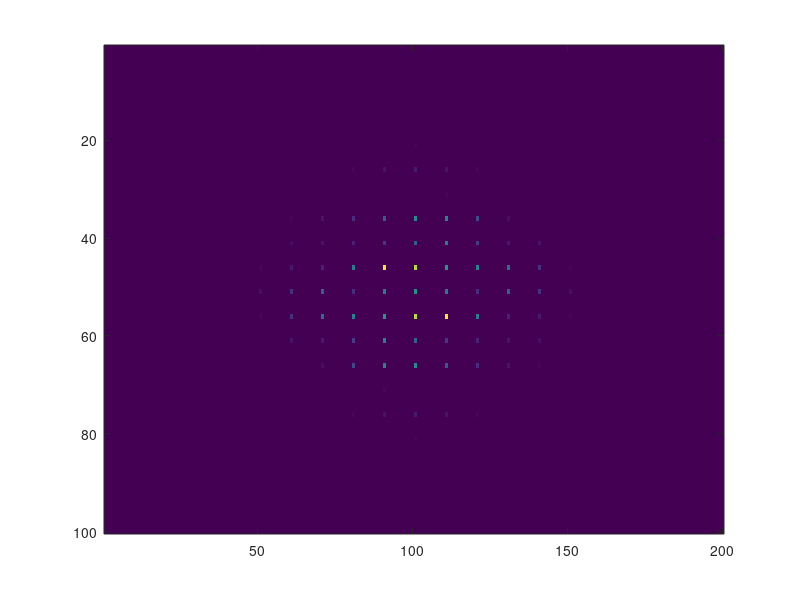

MATLAB code for this plot:
% 1. Take a 2D signal matrix

% 2. In the case of Radar signal processing. Convert the signal in MxN matrix, 
% where M is the size of Range FFT samples and N is the size of Doppler FFT samples:

% signal  = reshape(signal, [M, N]);

% 3. Run the 2D FFT across both the dimensions.
% Y = fft2(X) returns the 2D FFT of a matrix using a fast Fourier transform algorithm, 
% which is equivalent to computing fft(fft(X).').'. 
% If X is a multidimensional array, 
% then fft2 takes the 2-D transform of each dimension higher than 2. 
% The output Y is the same size as X. 
% Y = fft2(X,M,N) truncates X or pads X with trailing zeros to form an m-by-n matrix 
% before computing the transform. Y is m-by-n. 
% If X is a multidimensional array, 
% then fft2 shapes the first two dimensions of X according to m and n.

% signal_fft = fft2(signal, M, N);

% 4. Shift zero-frequency terms to the center of the array

% signal_fft = fftshift(signal_fft);

% 5. Take the absolute value

% signal_fft = abs(signal_fft);

% 6. Here since it is a 2D output, it can be plotted as an image. Hence, we use the imagesc function
% imagesc(signal_fft);

% In the following exercise, 
% you will practice the 2D FFT in MATLAB using some generated data. 
% The data generated below will have the correct shape already, 
% so you should just need to use steps 3-6 from above. You can use the following starter code:

% 2-D Transform
% The 2-D Fourier transform is useful for processing 2-D signals and other 2-D data such as images.
% Create and plot 2-D data with repeated blocks.

P = peaks(20);
X = repmat(P,[5 10]);
imagesc(X)

% TODO : Compute the 2-D Fourier transform of the data.  
% Shift the zero-frequency component to the center of the output, and 
% plot the resulting 100-by-200 matrix, which is the same size as X.
Y = fft2(X);
signal_fft = fftshift(Y);
signal_fft = abs(signal_fft);
% signal_fft = fft2(Y,2^nextpow2(100),2^nextpow2(200));

imagesc(signal_fft);

